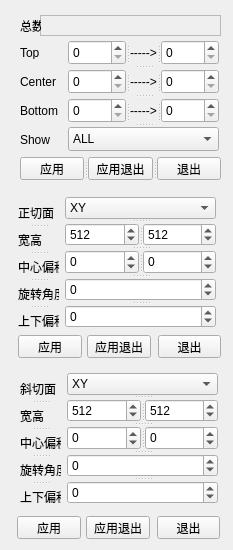
<?xml version="1.0" encoding="UTF-8"?>
<ui version="4.0">
 <class>VolumeDataSet</class>
 <widget class="QWidget" name="VolumeDataSet">
  <property name="geometry">
   <rect>
    <x>0</x>
    <y>0</y>
    <width>233</width>
    <height>550</height>
   </rect>
  </property>
  <property name="minimumSize">
   <size>
    <width>233</width>
    <height>230</height>
   </size>
  </property>
  <property name="maximumSize">
   <size>
    <width>233</width>
    <height>550</height>
   </size>
  </property>
  <property name="windowTitle">
   <string>三维数据分层</string>
  </property>
  <widget class="QLabel" name="label_2">
   <property name="geometry">
    <rect>
     <x>20</x>
     <y>75</y>
     <width>47</width>
     <height>13</height>
    </rect>
   </property>
   <property name="text">
    <string>Center</string>
   </property>
  </widget>
  <widget class="QLabel" name="label_3">
   <property name="geometry">
    <rect>
     <x>20</x>
     <y>104</y>
     <width>47</width>
     <height>13</height>
    </rect>
   </property>
   <property name="text">
    <string>Bottom</string>
   </property>
  </widget>
  <widget class="QLabel" name="label_4">
   <property name="geometry">
    <rect>
     <x>20</x>
     <y>133</y>
     <width>47</width>
     <height>13</height>
    </rect>
   </property>
   <property name="text">
    <string>Show</string>
   </property>
  </widget>
  <widget class="QTextEdit" name="m_AllNumber">
   <property name="enabled">
    <bool>false</bool>
   </property>
   <property name="geometry">
    <rect>
     <x>40</x>
     <y>15</y>
     <width>181</width>
     <height>21</height>
    </rect>
   </property>
   <property name="inputMethodHints">
    <set>Qt::ImhNone</set>
   </property>
   <property name="verticalScrollBarPolicy">
    <enum>Qt::ScrollBarAlwaysOff</enum>
   </property>
   <property name="horizontalScrollBarPolicy">
    <enum>Qt::ScrollBarAlwaysOff</enum>
   </property>
   <property name="textInteractionFlags">
    <set>Qt::NoTextInteraction</set>
   </property>
  </widget>
  <widget class="QLabel" name="label_5">
   <property name="geometry">
    <rect>
     <x>20</x>
     <y>18</y>
     <width>21</width>
     <height>16</height>
    </rect>
   </property>
   <property name="text">
    <string>总数</string>
   </property>
  </widget>
  <widget class="QSplitter" name="splitter_7">
   <property name="geometry">
    <rect>
     <x>20</x>
     <y>157</y>
     <width>201</width>
     <height>23</height>
    </rect>
   </property>
   <property name="orientation">
    <enum>Qt::Horizontal</enum>
   </property>
   <widget class="QPushButton" name="m_pbSave">
    <property name="text">
     <string>应用</string>
    </property>
   </widget>
   <widget class="QPushButton" name="pushButton_2">
    <property name="text">
     <string>应用退出</string>
    </property>
   </widget>
   <widget class="QPushButton" name="m_pbHide">
    <property name="text">
     <string>退出</string>
    </property>
   </widget>
  </widget>
  <widget class="QLabel" name="label">
   <property name="geometry">
    <rect>
     <x>20</x>
     <y>46</y>
     <width>47</width>
     <height>13</height>
    </rect>
   </property>
   <property name="text">
    <string>Top</string>
   </property>
  </widget>
  <widget class="QSplitter" name="splitter_4">
   <property name="geometry">
    <rect>
     <x>68</x>
     <y>40</y>
     <width>151</width>
     <height>111</height>
    </rect>
   </property>
   <property name="orientation">
    <enum>Qt::Vertical</enum>
   </property>
   <widget class="QSplitter" name="splitter_5">
    <property name="orientation">
     <enum>Qt::Vertical</enum>
    </property>
    <widget class="QSplitter" name="splitter_6">
     <property name="orientation">
      <enum>Qt::Vertical</enum>
     </property>
     <widget class="QSplitter" name="splitter">
      <property name="orientation">
       <enum>Qt::Horizontal</enum>
      </property>
      <widget class="QSpinBox" name="m_topS">
       <property name="maximum">
        <number>10000</number>
       </property>
      </widget>
      <widget class="QLabel" name="label_6">
       <property name="text">
        <string>-----&gt;</string>
       </property>
      </widget>
      <widget class="QSpinBox" name="m_topE">
       <property name="maximum">
        <number>10000</number>
       </property>
      </widget>
     </widget>
     <widget class="QSplitter" name="splitter_2">
      <property name="orientation">
       <enum>Qt::Horizontal</enum>
      </property>
      <widget class="QSpinBox" name="m_centerS">
       <property name="maximum">
        <number>10000</number>
       </property>
      </widget>
      <widget class="QLabel" name="label_7">
       <property name="text">
        <string>-----&gt;</string>
       </property>
      </widget>
      <widget class="QSpinBox" name="m_centerE">
       <property name="maximum">
        <number>10000</number>
       </property>
      </widget>
     </widget>
     <widget class="QSplitter" name="splitter_3">
      <property name="orientation">
       <enum>Qt::Horizontal</enum>
      </property>
      <widget class="QSpinBox" name="m_bottomS">
       <property name="maximum">
        <number>10000</number>
       </property>
      </widget>
      <widget class="QLabel" name="label_8">
       <property name="text">
        <string>-----&gt;</string>
       </property>
      </widget>
      <widget class="QSpinBox" name="m_bottomE">
       <property name="maximum">
        <number>10000</number>
       </property>
      </widget>
     </widget>
     <widget class="QComboBox" name="m_cbSelect">
      <item>
       <property name="text">
        <string>ALL</string>
       </property>
      </item>
      <item>
       <property name="text">
        <string>Top</string>
       </property>
      </item>
      <item>
       <property name="text">
        <string>Center</string>
       </property>
      </item>
      <item>
       <property name="text">
        <string>Bottom</string>
       </property>
      </item>
     </widget>
    </widget>
   </widget>
  </widget>
  <widget class="QPushButton" name="pushButton_3">
   <property name="geometry">
    <rect>
     <x>87</x>
     <y>335</y>
     <width>64</width>
     <height>23</height>
    </rect>
   </property>
   <property name="text">
    <string>应用退出</string>
   </property>
  </widget>
  <widget class="QPushButton" name="m_pbSaveRect">
   <property name="geometry">
    <rect>
     <x>18</x>
     <y>335</y>
     <width>64</width>
     <height>23</height>
    </rect>
   </property>
   <property name="text">
    <string>应用</string>
   </property>
  </widget>
  <widget class="QPushButton" name="m_pbHide_2">
   <property name="geometry">
    <rect>
     <x>158</x>
     <y>335</y>
     <width>63</width>
     <height>23</height>
    </rect>
   </property>
   <property name="text">
    <string>退出</string>
   </property>
  </widget>
  <widget class="QSplitter" name="splitter_11">
   <property name="geometry">
    <rect>
     <x>65</x>
     <y>197</y>
     <width>151</width>
     <height>131</height>
    </rect>
   </property>
   <property name="orientation">
    <enum>Qt::Vertical</enum>
   </property>
   <widget class="QComboBox" name="m_cbSelectSlice">
    <item>
     <property name="text">
      <string>XY</string>
     </property>
    </item>
    <item>
     <property name="text">
      <string>XZ</string>
     </property>
    </item>
    <item>
     <property name="text">
      <string>YZ</string>
     </property>
    </item>
   </widget>
   <widget class="QSplitter" name="splitter_9">
    <property name="orientation">
     <enum>Qt::Horizontal</enum>
    </property>
    <widget class="QSpinBox" name="m_rectW">
     <property name="maximum">
      <number>10000</number>
     </property>
     <property name="value">
      <number>512</number>
     </property>
    </widget>
    <widget class="QSpinBox" name="m_rectH">
     <property name="maximum">
      <number>10000</number>
     </property>
     <property name="value">
      <number>512</number>
     </property>
    </widget>
   </widget>
   <widget class="QSplitter" name="splitter_10">
    <property name="orientation">
     <enum>Qt::Horizontal</enum>
    </property>
    <widget class="QSpinBox" name="m_deltaX">
     <property name="minimum">
      <number>-1000</number>
     </property>
     <property name="maximum">
      <number>10000</number>
     </property>
    </widget>
    <widget class="QSpinBox" name="m_deltaY">
     <property name="minimum">
      <number>-1000</number>
     </property>
     <property name="maximum">
      <number>10000</number>
     </property>
    </widget>
   </widget>
   <widget class="QSpinBox" name="m_topS_4">
    <property name="minimum">
     <number>-90</number>
    </property>
    <property name="maximum">
     <number>90</number>
    </property>
   </widget>
   <widget class="QSpinBox" name="m_topS_5">
    <property name="minimum">
     <number>-1000</number>
    </property>
    <property name="maximum">
     <number>10000</number>
    </property>
   </widget>
  </widget>
  <widget class="QSplitter" name="splitter_8">
   <property name="geometry">
    <rect>
     <x>18</x>
     <y>201</y>
     <width>41</width>
     <height>131</height>
    </rect>
   </property>
   <property name="orientation">
    <enum>Qt::Vertical</enum>
   </property>
   <widget class="QLabel" name="label_9">
    <property name="text">
     <string>正切面</string>
    </property>
   </widget>
   <widget class="QLabel" name="label_10">
    <property name="text">
     <string>宽高</string>
    </property>
   </widget>
   <widget class="QLabel" name="label_11">
    <property name="text">
     <string>中心偏移</string>
    </property>
   </widget>
   <widget class="QLabel" name="label_12">
    <property name="text">
     <string>旋转角度</string>
    </property>
   </widget>
   <widget class="QLabel" name="label_13">
    <property name="text">
     <string>上下偏移</string>
    </property>
   </widget>
  </widget>
  <widget class="QSplitter" name="splitter_12">
   <property name="geometry">
    <rect>
     <x>20</x>
     <y>377</y>
     <width>41</width>
     <height>131</height>
    </rect>
   </property>
   <property name="orientation">
    <enum>Qt::Vertical</enum>
   </property>
   <widget class="QLabel" name="label_14">
    <property name="text">
     <string>斜切面</string>
    </property>
   </widget>
   <widget class="QLabel" name="label_15">
    <property name="text">
     <string>宽高</string>
    </property>
   </widget>
   <widget class="QLabel" name="label_16">
    <property name="text">
     <string>中心偏移</string>
    </property>
   </widget>
   <widget class="QLabel" name="label_17">
    <property name="text">
     <string>旋转角度</string>
    </property>
   </widget>
   <widget class="QLabel" name="label_18">
    <property name="text">
     <string>上下偏移</string>
    </property>
   </widget>
  </widget>
  <widget class="QSplitter" name="splitter_13">
   <property name="geometry">
    <rect>
     <x>67</x>
     <y>373</y>
     <width>151</width>
     <height>131</height>
    </rect>
   </property>
   <property name="orientation">
    <enum>Qt::Vertical</enum>
   </property>
   <widget class="QComboBox" name="m_cbSelectObliquerSlice">
    <item>
     <property name="text">
      <string>XY</string>
     </property>
    </item>
    <item>
     <property name="text">
      <string>XZ</string>
     </property>
    </item>
    <item>
     <property name="text">
      <string>YZ</string>
     </property>
    </item>
   </widget>
   <widget class="QSplitter" name="splitter_14">
    <property name="orientation">
     <enum>Qt::Horizontal</enum>
    </property>
    <widget class="QSpinBox" name="m_rectObliquerW">
     <property name="maximum">
      <number>10000</number>
     </property>
     <property name="value">
      <number>512</number>
     </property>
    </widget>
    <widget class="QSpinBox" name="m_rectObliquerH">
     <property name="maximum">
      <number>10000</number>
     </property>
     <property name="value">
      <number>512</number>
     </property>
    </widget>
   </widget>
   <widget class="QSplitter" name="splitter_15">
    <property name="orientation">
     <enum>Qt::Horizontal</enum>
    </property>
    <widget class="QSpinBox" name="m_deltaObliquerX">
     <property name="minimum">
      <number>-1000</number>
     </property>
     <property name="maximum">
      <number>10000</number>
     </property>
    </widget>
    <widget class="QSpinBox" name="m_deltaObliquerY">
     <property name="minimum">
      <number>-1000</number>
     </property>
     <property name="maximum">
      <number>10000</number>
     </property>
    </widget>
   </widget>
   <widget class="QSpinBox" name="m_topS_6">
    <property name="minimum">
     <number>-90</number>
    </property>
    <property name="maximum">
     <number>90</number>
    </property>
   </widget>
   <widget class="QSpinBox" name="m_topS_7">
    <property name="minimum">
     <number>-1000</number>
    </property>
    <property name="maximum">
     <number>10000</number>
    </property>
   </widget>
  </widget>
  <widget class="QPushButton" name="pushButton_4">
   <property name="geometry">
    <rect>
     <x>86</x>
     <y>516</y>
     <width>64</width>
     <height>23</height>
    </rect>
   </property>
   <property name="text">
    <string>应用退出</string>
   </property>
  </widget>
  <widget class="QPushButton" name="m_pbObliquerSaveRect">
   <property name="geometry">
    <rect>
     <x>17</x>
     <y>516</y>
     <width>64</width>
     <height>23</height>
    </rect>
   </property>
   <property name="text">
    <string>应用</string>
   </property>
  </widget>
  <widget class="QPushButton" name="m_pbHide_3">
   <property name="geometry">
    <rect>
     <x>157</x>
     <y>516</y>
     <width>63</width>
     <height>23</height>
    </rect>
   </property>
   <property name="text">
    <string>退出</string>
   </property>
  </widget>
 </widget>
 <resources/>
 <connections/>
</ui>
